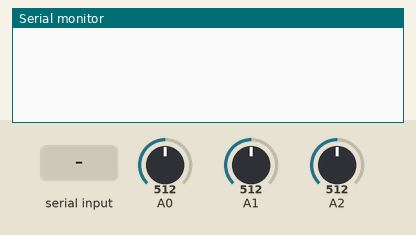
Simulated run of this sketch. Board: Arduino Uno, built with avr-gcc and run on an emulated ATmega328P. Shown: the last lines printed to the serial monitor. The inputs (shaded band) are chosen by the test bench; at power-on: A0 = 512, A1 = 512, A2 = 512.

Above: at 1.2 s.
1.3 s: "0" received over Serial
At 1.9 s:
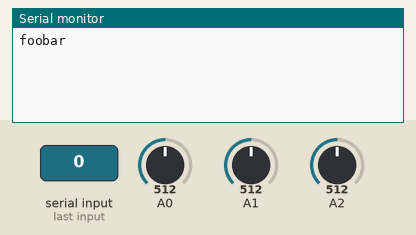
2.8 s: "1" received over Serial
At 3.6 s:
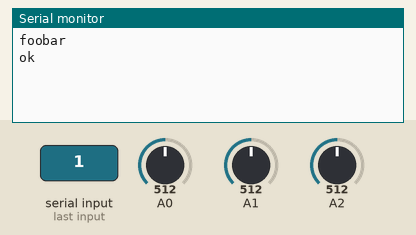

The sketch:

pyRotateDisplay.ino
```cpp
static const String hs_str = "foobar";


static boolean hs;

void setup()
{
  hs=false;
  Serial.begin(9600);
}

void loop()
{
  if(hs){
    if (Serial.available() > 0) {
      int incomingByte = Serial.read();
      if(incomingByte==50){
        hs=false;
      }
    }
      int i;
  long x,y,z;
  x=y=z=0;

  for(i=1; i<=100; i++){
    x+=analogRead(0);
    y+=analogRead(1);
    z+=analogRead(2);
  }
  x/=100;
  y/=100;
  z/=100;

  Serial.print("{");
  Serial.print(x);
  Serial.print(",");
  Serial.print(y);
  Serial.print(",");
  Serial.print(z);
  Serial.println("}");
    delay(1000);
  }
  else{
    if (Serial.available() > 0) {
    // read the incoming byte:
      int incomingByte = Serial.read();
      if(incomingByte==48){
        Serial.println(hs_str);
        delay(1000);
      }
      else if(incomingByte==49){
        Serial.println("ok");
        hs=true;
        delay(1000);
      }
    }
  }
}
```

Measured:
- after the input at 1.3 s, the serial monitor: prints a new line at once (image 1)
- after the input at 2.8 s, the serial monitor: prints a new line at once (image 2)
